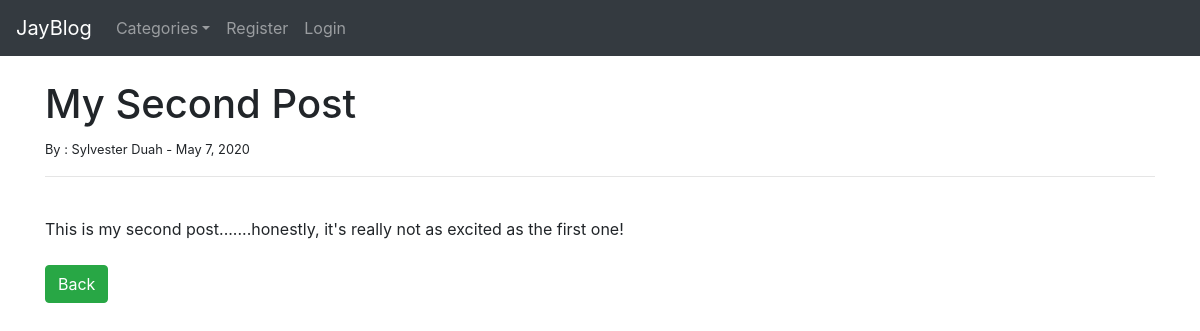
The app's page /article/2 with its own data.
### theblog/models.py (models this page shows, shortened)
class Post(models.Model):
	title = models.CharField(max_length=255)
	title_tag = models.CharField(max_length=255)
	author = models.ForeignKey(User, on_delete=models.CASCADE)
	body = models.TextField()
	post_date = models.DateField(auto_now_add=True)
	category = models.CharField(max_length=255, default='coding')

### theblog/views.py (the view)
# urls.py: path('article/<int:pk>', ArticleDetailView.as_view(), name='article-detail'),
class ArticleDetailView(DetailView):
	model = Post
	template_name = 'article_details.html'
	def get_context_data(self, *args, **kwargs):
		cat_menu = Category.objects.all()
		context = super(ArticleDetailView, self).get_context_data(*args, **kwargs)
		context["cat_menu"] = cat_menu
		return context

### theblog/models.py (called while the page is built)
	def __str__(self):
		return self.name

### theblog/templates/article_details.html (shortened to what this page needs)
{% extends 'base.html' %}
{% block content %}
	<h1>{{ post.title }}</h1>
	<small>By :
		{{ post.author.first_name }}
		{{ post.author.last_name }} -
		{{ post.post_date }}
	</small><br/>
	<hr>
	<br/>
	{{ post.body|safe }}
<br/><br/>
<a href="{% url 'home' %}" class="btn btn-success">Back</a>
{% endblock %}

### records on screen
Post: title "My Second Post", author.first_name "Sylvester", author.last_name "Duah", post_date "May 7, 2020", body "This is my second post.......honestly, it's really not as excited as the first one!"
